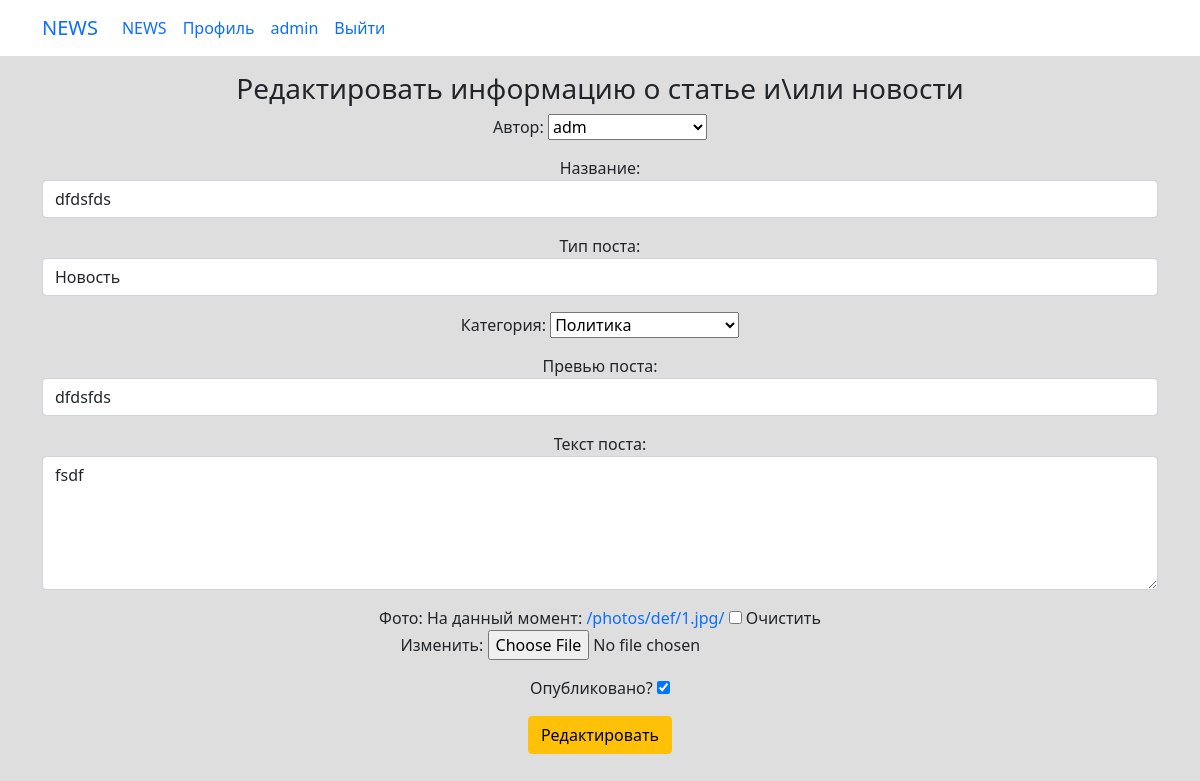
The page /news/185/edit/ (signed in) on the database its author committed.
### news/models.py (models this page shows, shortened)
class Post(models.Model):
    PostAuthor = models.ForeignKey(Author, on_delete=models.CASCADE, verbose_name='Автор поста')
    PostNews = 'PN'
    PostArticle = 'PA'
    POSITIONS = [
        (PostArticle, 'Статья'),
        (PostNews, 'Новость'),
    ]
    postCategory = models.ManyToManyField(Category, verbose_name='Категория поста',  through='PostCategory')
    title = models.CharField(max_length=50, verbose_name='Название')
    positions = models.CharField(max_length=2, choices=POSITIONS, default=PostArticle, verbose_name='Тип поста')
    category_id = models.ForeignKey(Category, verbose_name='Категория', null=True, on_delete=models.CASCADE, related_name='category_id')
    data = models.DateTimeField(auto_now_add=True, verbose_name='Дата создания')
    data_update = models.DateTimeField(auto_now=True, verbose_name='Дата редактирования')
    photo = models.ImageField(upload_to='photos/%Y/%m/%d/', verbose_name='Фото', blank=True, default='/photos/def/1.jpg/')
    previewName = models.CharField(max_length=128, verbose_name='Превью поста')
    text = RichTextField(blank=True, null=True, verbose_name='Текст поста')
    rating = models.SmallIntegerField(default=0, verbose_name='Рейтинг')
    public = models.BooleanField(default=True, verbose_name='Опубликовано')
    class Meta:
        verbose_name = 'Пост'
        verbose_name_plural = 'Посты'

### news/views.py (the view)
# urls.py: path('<int:pk>/edit/', newsUpdate.as_view(), name='news_update'),
class newsUpdate(LoginRequiredMixin, PermissionRequiredMixin, UpdateView):
    model = Post
    template_name = 'news/news_update.html'
    form_class = NewsForm
    permission_required = 'news.change_post'
    def get_object(self, **kwargs):
        id = self.kwargs.get('pk')
        return Post.objects.get(pk=id)

### news/forms.py
class NewsForm(ModelForm):
    public = BooleanField(label='Опубликовано?', initial=True, required=False)
    category_id = ModelChoiceField(queryset=Category.objects.all(), label='Категория', empty_label='Выберите категорию')
    PostAuthor = ModelChoiceField(queryset=Author.objects.all(), label='Автор', empty_label='Выберите автора')
    class Meta:
        model = Post
        fields = [
            'PostAuthor',
            'title',
            'positions',
            'category_id',
            'previewName',
            'text',
            'photo',
            'public'
        ]
        widgets = {
            'PostAuthor': forms.Select(attrs={'class': 'form-control'}),
            'title': forms.TextInput(attrs={'class': 'form-control'}),
            'positions': forms.Select(attrs={'class': 'form-control'}),
            'category_id': forms.Select(attrs={'class': 'form-control'}),
            'previewName': forms.TextInput(attrs={'class': 'form-control'}),
            'text': forms.Textarea(attrs={'class': 'form-control', 'rows': 5}),
        }

### news/models.py (called while the page is built)
    def __str__(self):
        return str(self.authorUser)

    def __str__(self):
        return self.category_name

### templates/news/news_update.html (shortened to what this page needs)
{% extends 'flatpages/base.html' %}
{% load custom_filters %}
{% block content %}
<div style="text-align: center">
    <h3>Редактировать информацию о статье и\или новости</h3>
    <form method="POST" enctype="multipart/form-data">
        <div>
            {{ form.as_p }}
        </div>
        <input type="submit" class="btn btn-warning" value="Редактировать">
    </form>
</div>
{% endblock content %}

### rows shown on the page
Post: PostAuthor "adm", title "dfdsfds", positions "Новость", category_id "Политика", previewName "dfdsfds", text "fsdf", public "☑"
